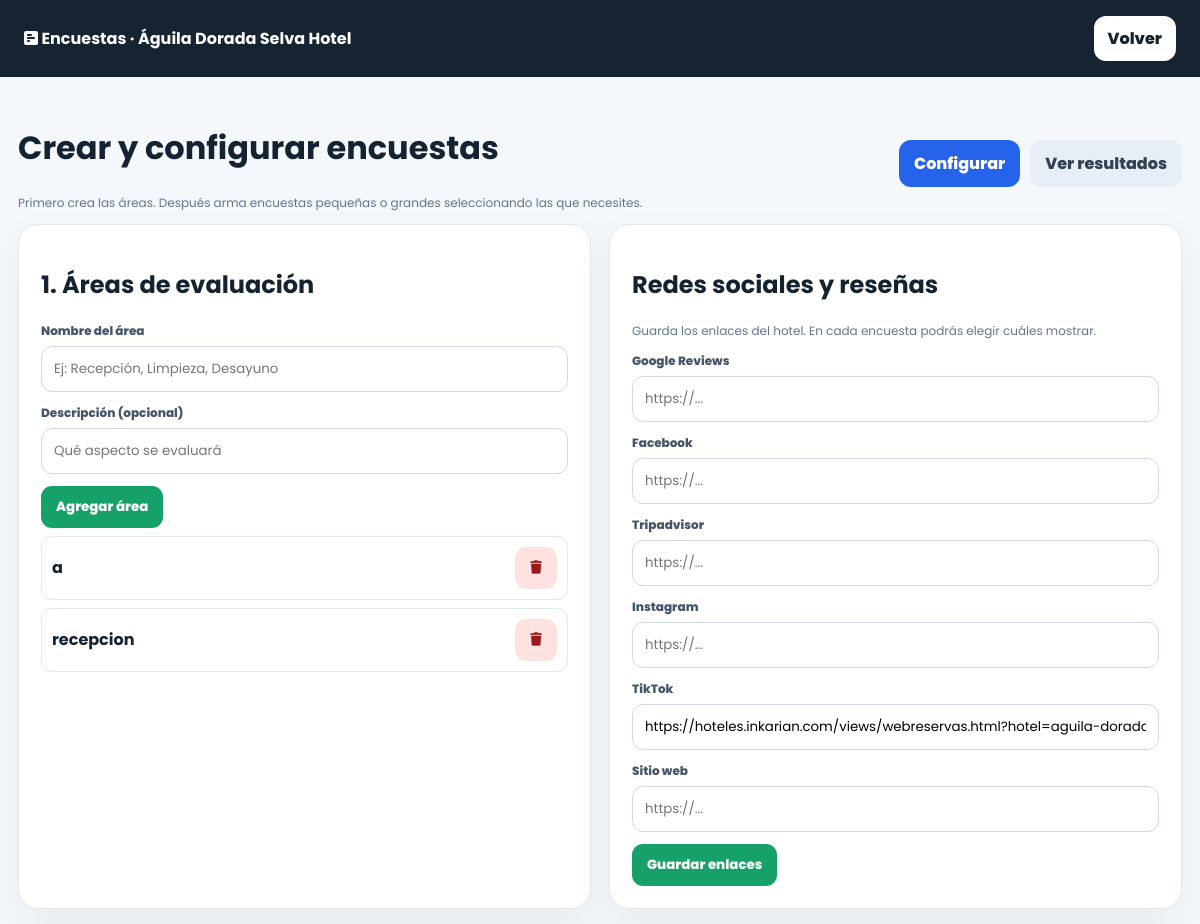
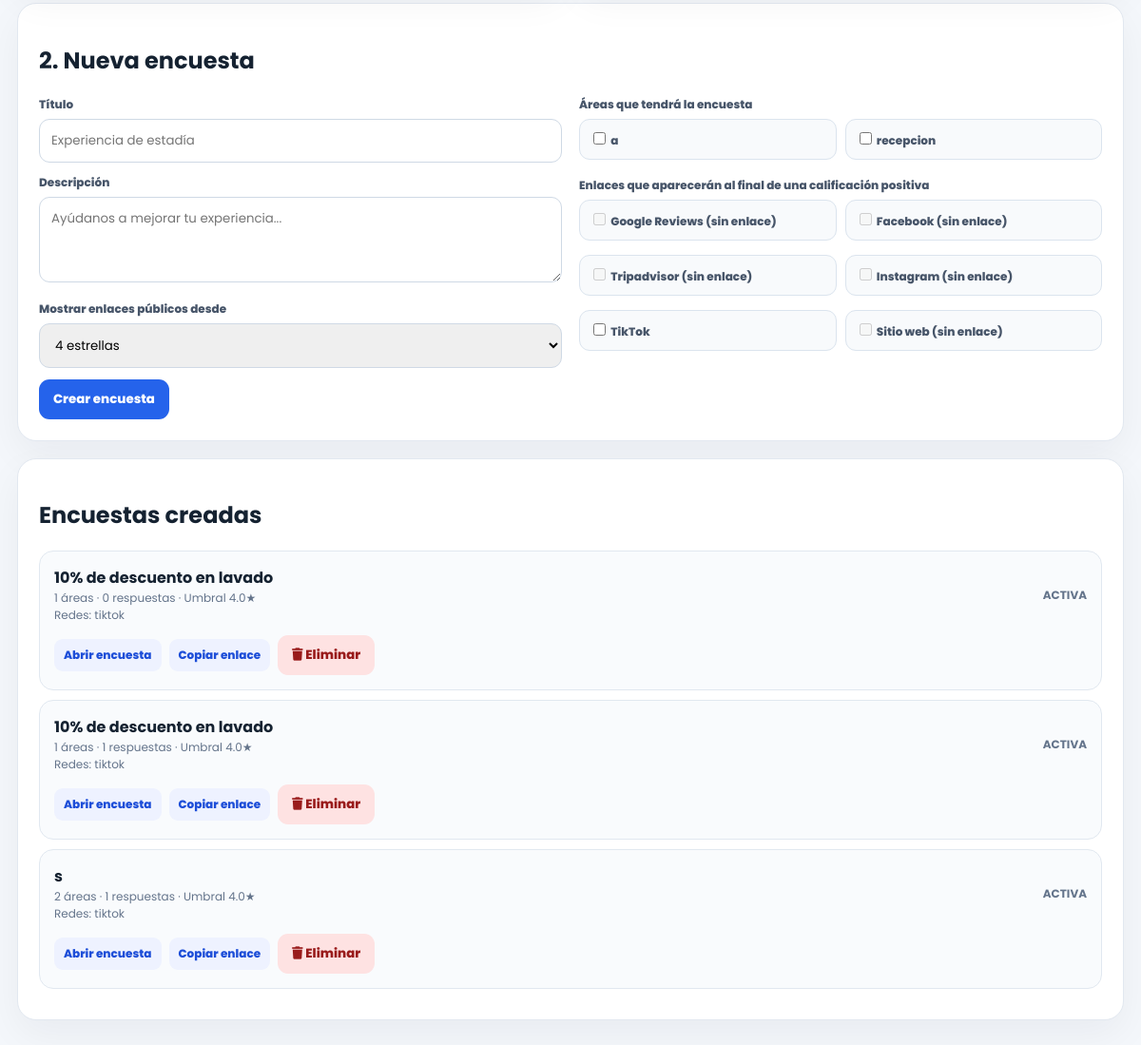
/views/encuestas.php (signed in), run on the app's committed database (2 pictures, top to bottom).
### tables this page shows
CREATE TABLE `hoteles` (
  `id_hotel` int(11) NOT NULL,
  `id_plan` int(11) DEFAULT NULL,
  `ruc` varchar(20) NOT NULL,
  `razon_social` varchar(180) NOT NULL,
  `nombre_comercial` varchar(140) NOT NULL,
  `slug` varchar(90) NOT NULL,
  `gestion_por_habitacion` tinyint(1) NOT NULL DEFAULT 0,
  `direccion` varchar(220) DEFAULT NULL,
  `email` varchar(120) DEFAULT NULL,
  `whatsapp` varchar(30) DEFAULT NULL,
  `fecha_inicio_plan` date NOT NULL,
  `fecha_fin_plan` date NOT NULL,
  `estado` enum('ACTIVO','VENCIDO','SUSPENDIDO') NOT NULL DEFAULT 'ACTIVO',
  `fecha_registro` timestamp NULL DEFAULT current_timestamp()
);

CREATE TABLE `encuesta_areas_catalogo` (
  `id_area_catalogo` int(11) NOT NULL,
  `id_hotel` int(11) NOT NULL,
  `nombre` varchar(120) NOT NULL,
  `descripcion` varchar(255) DEFAULT NULL,
  `estado` enum('ACTIVA','INACTIVA') NOT NULL DEFAULT 'ACTIVA',
  `fecha_creacion` datetime NOT NULL DEFAULT current_timestamp()
);

CREATE TABLE `hotel_redes_sociales` (
  `id_hotel` int(11) NOT NULL,
  `google_reviews` varchar(500) DEFAULT NULL,
  `facebook` varchar(500) DEFAULT NULL,
  `tripadvisor` varchar(500) DEFAULT NULL,
  `instagram` varchar(500) DEFAULT NULL,
  `tiktok` varchar(500) DEFAULT NULL,
  `sitio_web` varchar(500) DEFAULT NULL,
  `actualizado_en` timestamp NOT NULL DEFAULT current_timestamp() ON UPDATE current_timestamp()
);

CREATE TABLE `encuestas` (
  `id_encuesta` int(11) NOT NULL,
  `id_hotel` int(11) NOT NULL,
  `titulo` varchar(180) NOT NULL,
  `descripcion` text DEFAULT NULL,
  `umbral_publicar` decimal(3,2) NOT NULL DEFAULT 4.00,
  `estado` enum('ACTIVA','INACTIVA') NOT NULL DEFAULT 'ACTIVA',
  `fecha_creacion` datetime NOT NULL DEFAULT current_timestamp()
);

### views/encuestas.php (the view, shortened to what this page needs)
<?php
$db=(new Database())->connect();
$idHotel=(int)id_hotel_actual();
$redesDisponibles=[
 'google_reviews'=>'Google Reviews','facebook'=>'Facebook','tripadvisor'=>'Tripadvisor',
 'instagram'=>'Instagram','tiktok'=>'TikTok','sitio_web'=>'Sitio web'
];
$st=$db->prepare("SELECT * FROM hotel_redes_sociales WHERE id_hotel=?");$st->execute([$idHotel]);$redes=$st->fetch(PDO::FETCH_ASSOC)?:[];
$st=$db->prepare("SELECT * FROM encuesta_areas_catalogo WHERE id_hotel=? AND estado='ACTIVA' ORDER BY nombre");$st->execute([$idHotel]);$catalogoAreas=$st->fetchAll(PDO::FETCH_ASSOC);
$st=$db->prepare("SELECT e.*,COUNT(DISTINCT a.id_area) total_areas,COUNT(DISTINCT r.id_respuesta) respuestas,GROUP_CONCAT(DISTINCT er.red ORDER BY er.red) redes FROM encuestas e LEFT JOIN encuesta_areas a ON a.id_encuesta=e.id_encuesta LEFT JOIN encuesta_respuestas r ON r.id_encuesta=e.id_encuesta LEFT JOIN encuesta_redes er ON er.id_encuesta=e.id_encuesta WHERE e.id_hotel=? GROUP BY e.id_encuesta ORDER BY e.id_encuesta DESC");$st->execute([$idHotel]);$encuestas=$st->fetchAll(PDO::FETCH_ASSOC);
$st=$db->prepare("SELECT nombre_comercial,slug FROM hoteles WHERE id_hotel=?");$st->execute([$idHotel]);$hotel=$st->fetch(PDO::FETCH_ASSOC)?:[];
$scheme=(!empty($_SERVER['HTTPS'])&&$_SERVER['HTTPS']!=='off')?'https':'http';$host=$_SERVER['HTTP_HOST']??'localhost';$base=rtrim(dirname($_SERVER['SCRIPT_NAME']??''),'/');
?><!doctype html><html lang="es"><head><link rel="stylesheet" href="https://cdnjs.cloudflare.com/ajax/libs/font-awesome/6.4.0/css/all.min.css"></head><body><header class="top"><b><i class="fa-solid fa-square-poll-horizontal"></i> Encuestas · <?=htmlspecialchars($hotel['nombre_comercial']??'Hotel')?></b><a href="recepcion.php">Volver</a></header><main class="wrap"><div class="head"><div><h1>Crear y configurar encuestas</h1><p class="small">Primero crea las áreas. Después arma encuestas pequeñas o grandes seleccionando las que necesites.</p></div><div class="tabs"><a class="active" href="encuestas.php">Configurar</a><a href="encuestas_resultados.php">Ver resultados</a></div></div><?php if($msg):?><div class="alert ok"><?=htmlspecialchars($msg)?></div><?php endif;?><?php if($err):?><div class="alert bad"><?=htmlspecialchars($err)?></div><?php endif;?>
<div class="grid"><section class="card"><h2>1. Áreas de evaluación</h2><form method="post"><div class="field"><label>Nombre del área</label><input name="nombre_area" required placeholder="Ej: Recepción, Limpieza, Desayuno"></div><div class="field"><label>Descripción (opcional)</label><input name="descripcion_area" placeholder="Qué aspecto se evaluará"></div><button class="btn green">Agregar área</button></form><?php foreach($catalogoAreas as $a):?><div class="area-line"><div><b><?=htmlspecialchars($a['nombre'])?></b></div><form method="post" onsubmit="return confirm('¿Eliminar esta área? Solo se permitirá si no fue usada en encuestas.')"><button class="btn red" type="submit"><i class="fa-solid fa-trash"></i></button></form></div><?php endforeach;?></section>
<section class="card"><h2>Redes sociales y reseñas</h2><p class="small">Guarda los enlaces del hotel. En cada encuesta podrás elegir cuáles mostrar.</p><form method="post"><input type="hidden" name="accion" value="guardar_redes"><?php foreach($redesDisponibles as $k=>$l):?><div class="field"><label><?=$l?></label><input type="url" name="<?=$k?>" value="<?=htmlspecialchars($redes[$k]??'')?>" placeholder="https://..."></div><?php endforeach;?><button class="btn green">Guardar enlaces</button></form></section></div>
<section class="card"><h2>2. Nueva encuesta</h2><form method="post"><input type="hidden" name="accion" value="crear_encuesta"><div class="grid"><div><div class="field"><label>Título</label><input name="titulo" required placeholder="Experiencia de estadía"></div><div class="field"><label>Descripción</label><textarea name="descripcion" placeholder="Ayúdanos a mejorar tu experiencia..."></textarea></div><div class="field"><label>Mostrar enlaces públicos desde</label><select name="umbral_publicar"><option value="4">4 estrellas</option><option value="5">5 estrellas</option></select></div></div><div><div class="field"><label>Áreas que tendrá la encuesta</label><div class="checks"><?php foreach($catalogoAreas as $a):?><label class="check"><input type="checkbox" name="areas[]" value="<?=(int)$a['id_area_catalogo']?>"> <?=htmlspecialchars($a['nombre'])?></label><?php endforeach;?></div></div><div class="field"><label>Enlaces que aparecerán al final de una calificación positiva</label><div class="checks"><?php foreach($redesDisponibles as $k=>$l):?><label class="check"><input type="checkbox" name="redes[]" value="<?=$k?>" <?=empty($redes[$k])?'disabled':''?>> <?=$l?><?=empty($redes[$k])?' (sin enlace)':''?></label><?php endforeach;?></div></div></div></div><button class="btn blue" <?=$catalogoAreas?'':'disabled'?>>Crear encuesta</button></form></section>
<section class="card"><h2>Encuestas creadas</h2><?php if(!$encuestas):?><p class="small">Aún no hay encuestas.</p><?php endif;?><?php foreach($encuestas as $e):$url=$scheme.'://'.$host.$base.'/encuesta_publica.php?hotel='.rawurlencode($hotel['slug']??'').'&encuesta='.(int)$e['id_encuesta'];?><div class="item"><div class="row"><div><b><?=htmlspecialchars($e['titulo'])?></b><div class="small"><?=(int)$e['total_areas']?> áreas · <?=(int)$e['respuestas']?> respuestas · Umbral <?=number_format((float)$e['umbral_publicar'],1)?>★</div><div class="small">Redes: <?=htmlspecialchars($e['redes']?:'Ninguna')?></div></div><span class="small"><b><?=$e['estado']?></b></span></div><div class="actions" style="margin-top:12px"><a href="<?=htmlspecialchars($url)?>" target="_blank">Abrir encuesta</a><a href="#" onclick='navigator.clipboard.writeText(<?=json_encode($url)?>);return false'>Copiar enlace</a><form method="post" onsubmit="return confirm('¿Eliminar esta encuesta? También se eliminarán sus respuestas y resultados.')"><input type="hidden" name="accion" value="eliminar_encuesta"><input type="hidden" name="id_encuesta" value="<?=(int)$e['id_encuesta']?>"><button class="btn red" type="submit"><i class="fa-solid fa-trash"></i> Eliminar</button></form></div></div><?php endforeach;?></section></main></body></html>

### views/encuestas.php (style rules this page uses)
* { box-sizing:border-box }
body { margin:0;background:#f4f7fb;color:#152231;font-family:Poppins }
.top { background:#162330;color:#fff;padding:16px 24px;display:flex;justify-content:space-between;align-items:center }
.top a { background:#fff;color:#162330;padding:10px 14px;border-radius:12px;text-decoration:none;font-weight:800 }
.wrap { max-width:1240px;margin:26px auto;padding:0 18px }
.head { display:flex;justify-content:space-between;gap:14px;align-items:center }
.tabs { display:flex;gap:10px }
.tabs a { padding:11px 15px;border-radius:12px;background:#e8eef5;color:#334155;text-decoration:none;font-weight:800 }
.tabs .active { background:#2563eb;color:#fff }
.grid { display:grid;grid-template-columns:1fr 1fr;gap:18px }
.card { background:#fff;border:1px solid #e2e8f0;border-radius:20px;padding:22px;box-shadow:0 15px 40px #0f172a0d;margin-bottom:18px }
.field { margin-bottom:12px }
.field label { display:block;font-size:12px;font-weight:800;color:#475569;margin-bottom:6px }
.field input,.field textarea,.field select { width:100%;padding:12px;border:1px solid #cfd9e5;border-radius:11px;font-family:Poppins }
.field textarea { min-height:90px }
.btn { border:0;border-radius:11px;padding:11px 15px;font-weight:800;cursor:pointer;font-family:Poppins }
.blue { background:#2563eb;color:#fff }
.green { background:#16a06a;color:#fff }
.red { background:#fee2e2;color:#991b1b }
.item { border:1px solid #e1e8f0;border-radius:15px;padding:15px;margin:10px 0;background:#f9fbfd }
.row { display:flex;justify-content:space-between;gap:10px;align-items:center;flex-wrap:wrap }
.small { font-size:12px;color:#64748b }
.actions { display:flex;gap:8px;flex-wrap:wrap;align-items:center }
.actions a { padding:8px 10px;border-radius:9px;background:#eef2ff;color:#1d4ed8;text-decoration:none;font-weight:800;font-size:12px }
.checks { display:grid;grid-template-columns:repeat(2,minmax(0,1fr));gap:9px }
.check { display:flex;align-items:center;gap:8px;padding:10px;border:1px solid #dbe4ee;border-radius:11px;background:#f8fafc;font-size:12px;font-weight:700 }
.check input { width:auto }
.area-line { display:flex;justify-content:space-between;align-items:center;gap:10px;padding:10px;border:1px solid #e2e8f0;border-radius:11px;margin-top:8px }

### data on the page
hoteles: nombre_comercial "Águila Dorada Selva Hotel"
encuesta_areas_catalogo: nombre "a"
encuesta_areas_catalogo: nombre "recepcion"
hotel_redes_sociales: tiktok "https://hoteles.inkarian.com/views/webreservas.html?hotel=aguila-dorada"
encuestas: titulo "10% de descuento en lavado", total_areas "1", respuestas "0", umbral_publicar "4.0", redes "tiktok", estado "ACTIVA"
encuestas: titulo "10% de descuento en lavado", total_areas "1", respuestas "1", umbral_publicar "4.0", redes "tiktok", estado "ACTIVA"
encuestas: titulo "s", total_areas "2", respuestas "1", umbral_publicar "4.0", redes "tiktok", estado "ACTIVA"

### other printed values
$l "Google Reviews"
$l "Facebook"
$l "Tripadvisor"
$l "Instagram"
$l "TikTok"
$l "Sitio web"
